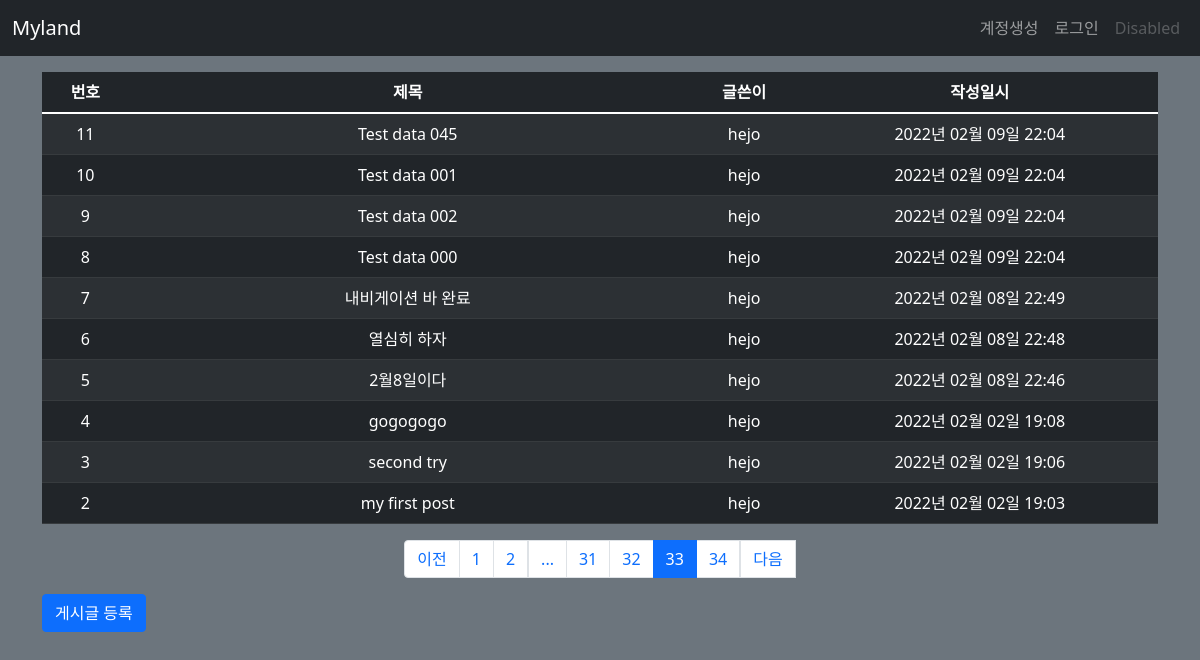
The app's page /post/list/?page=33 with its own data.
### myland/models.py (models this page shows)
class Post(db.Model):
    id = db.Column(db.Integer, primary_key=True)
    title = db.Column(db.String(200), nullable=False)
    content = db.Column(db.Text, nullable=False)
    create_date = db.Column(db.DateTime(), nullable=False)
    user_id = db.Column(db.Integer, db.ForeignKey('user.id', ondelete='CASCADE'), nullable=False)
    user = db.relationship('User', backref=db.backref('post_set'))
    modify_date = db.Column(db.DateTime(), nullable=True)

class User(db.Model):
    id = db.Column(db.Integer, primary_key=True)
    username = db.Column(db.String(150), unique=True, nullable=False)
    password = db.Column(db.String(200), nullable=True)
    email = db.Column(db.String(120), unique=True, nullable=False)
    modify_date = db.Column(db.DateTime(), nullable=True)

### myland/views/post_views.py (the view)
@bp.route('/list/')
def _list():
    page = request.args.get('page', type=int, default=1)
    post_list = Post.query.order_by(Post.create_date.desc())
    post_list = post_list.paginate(page, per_page=10)
    return render_template('post/post_list.html', post_list=post_list)

### myland/filter.py (called while the page is built)
def format_datetime(value, fmt='%Y년 %m월 %d일 %H:%M'):
    return value.strftime(fmt)

### myland/views/auth_views.py (called while the page is built)
@bp.before_app_request
def load_logged_in_user():
    user_id = session.get('user_id')
    if user_id is None:
        g.user = None
    else:
        g.user = User.query.get(user_id)

### myland/templates/post/post_list.html
{% extends 'base.html' %}
{% block content %}
<div class="container my-3">
  <table class="table table-dark table-striped table-hover">
    <thead>
    <tr class="text-center">
      <th>번호</th>
      <th style="width:50%">제목</th>
      <th>글쓴이</th>
      <th>작성일시</th>
    </tr>
    </thead>
    <tbody>
    {% if post_list %}
    {% for post in post_list.items %}
    <tr class="text-center">
      <td>{{ post_list.total - ((post_list.page - 1) * post_list.per_page) - loop.index0 }}</td>
      <td class="text-left">
        <a href="{{ url_for('post.detail', post_id=post.id) }}" style="text-decoration-line: none; color: white;">{{ post.title }}</a>
      </td>
      <td>{{ post.user.username }}</td>
      <td>{{ post.create_date|datetime }}</td>
    </tr>
    {% endfor %}
    {% else %}
    <tr>
      <td colspan="3">게시글이 없습니다.</td>
    </tr>
    {% endif %}
    </tbody>
  </table>
  <ul class="pagination justify-content-center">
    {% if post_list.has_prev %}
    <li class="page-item">
      <a class="page-link" href="?page={{ post_list.prev_num }}">이전</a>
    </li>
    {% else %}
    <li class="page-item disabled">
      <a class="page-link" tabindex="-1" aria-disabled="true" href="#">이전</a>
    </li>
    {% endif %}
    {% for page_num in post_list.iter_pages() %}
      {% if page_num %}
        {% if page_num != post_list.page %}
        <li class="page-item">
          <a class="page-link" href="?page={{ page_num }}">{{ page_num }}</a>
        </li>
        {% else %}
        <li class="page-item active" aria-current="page">
          <a class="page-link" href="#">{{ page_num }}</a>
        </li>
        {% endif %}
      {% else %}
        <li class="disabled">
          <a class="page-link" href="#">...</a>
        </li>
      {% endif %}
    {% endfor %}
    {% if post_list.has_next %}
    <li class="page-items">
      <a class="page-link" href="?page={{ post_list.next_num }}">다음</a>
    </li>
    {% else %}
    <li class="page-item disabled">
      <a class="page-link" tabindex="-1" aria-disabled="true" href="#">다음</a>
    </li>
    {% endif %}
  </ul>
  <a href="{{ url_for('post.create') }}" class="btn btn-primary">게시글 등록</a>
</div>
{% endblock %}

### records on screen
Post: total "11", title "Test data 045", user.username "hejo", create_date "2022년 02월 09일 22:04"
Post: total "10", title "Test data 001", user.username "hejo", create_date "2022년 02월 09일 22:04"
Post: total "9", title "Test data 002", user.username "hejo", create_date "2022년 02월 09일 22:04"
Post: id "8", title "Test data 000", user.username "hejo", create_date "2022년 02월 09일 22:04"
Post: id "7", title "내비게이션 바 완료", user.username "hejo", create_date "2022년 02월 08일 22:49"
Post: id "6", title "열심히 하자", user.username "hejo", create_date "2022년 02월 08일 22:48"
Post: id "5", title "2월8일이다", user.username "hejo", create_date "2022년 02월 08일 22:46"
Post: id "4", title "gogogogo", user.username "hejo", create_date "2022년 02월 02일 19:08"
Post: id "3", title "second try", user.username "hejo", create_date "2022년 02월 02일 19:06"
Post: id "2", title "my first post", user.username "hejo", create_date "2022년 02월 02일 19:03"

### other values on screen
{{ page_num }} "1" "2" "31" "32" "34"
{{ page_num }} "33"
